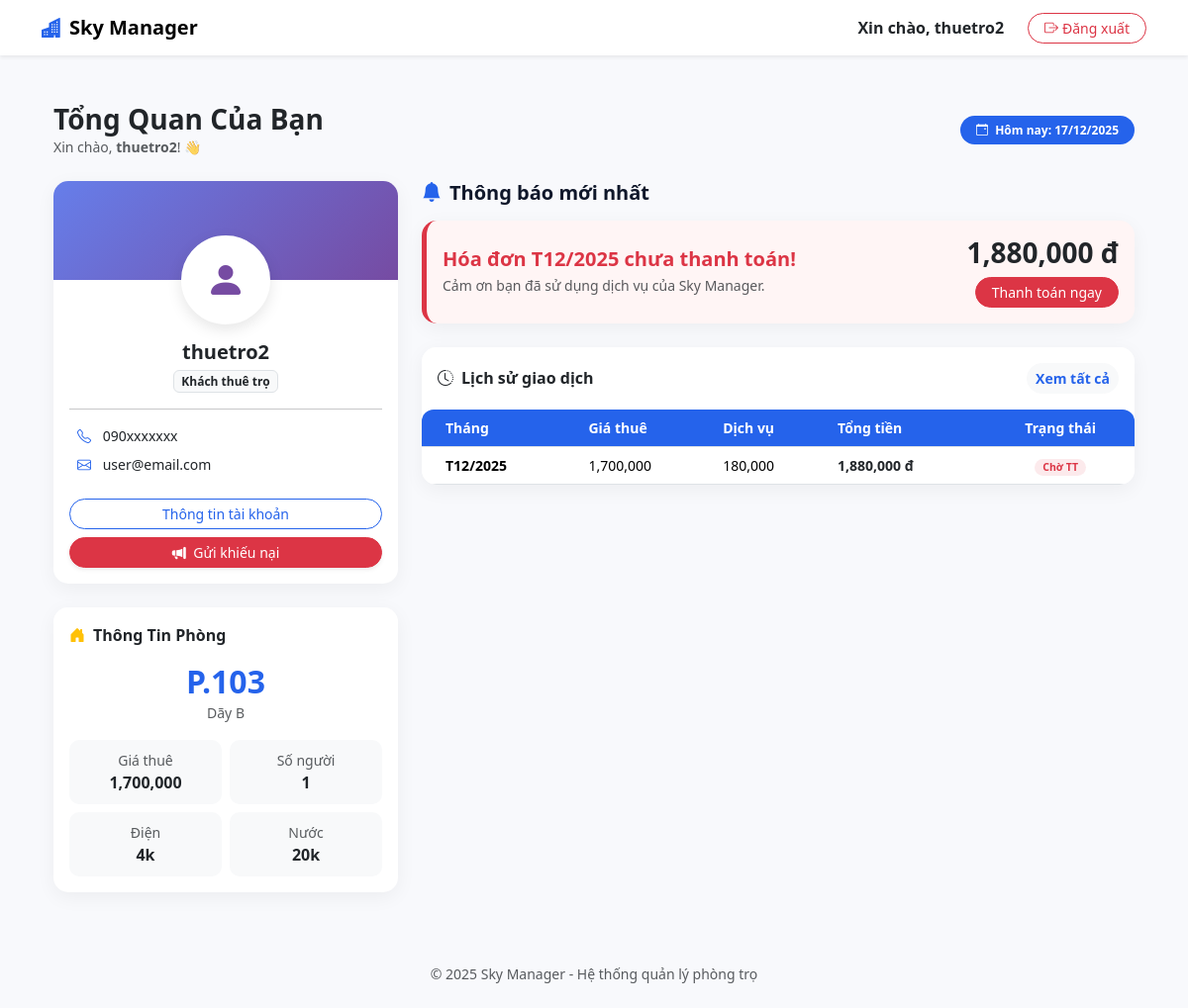
/index.php (signed in), run on the app's committed database.
### tables this page shows
CREATE TABLE `phong` (
  `maPhong` int(11) NOT NULL,
  `soPhong` varchar(20) NOT NULL,
  `tenDay` varchar(50) DEFAULT 'A',
  `soNguoi` int(11) NOT NULL DEFAULT 0,
  `giaPhong` int(11) NOT NULL,
  `trangThai` varchar(20) NOT NULL,
  `maNguoiThue` int(11) DEFAULT NULL,
  `tienDien` int(11) NOT NULL DEFAULT 0,
  `tienNuoc` int(11) NOT NULL DEFAULT 0
);

CREATE TABLE `hoadon` (
  `maHoaDon` int(11) NOT NULL,
  `maPhong` int(11) NOT NULL,
  `thang` int(2) NOT NULL,
  `nam` int(4) NOT NULL,
  `tienPhong` int(11) NOT NULL DEFAULT 0,
  `tienDien` int(11) NOT NULL DEFAULT 0,
  `tienNuoc` int(11) NOT NULL DEFAULT 0,
  `tongTien` int(11) NOT NULL DEFAULT 0,
  `trangThai` varchar(50) DEFAULT 'ChuaThanhToan',
  `maGiaoDichVNP` varchar(255) DEFAULT NULL,
  `ngayThanhToan` datetime DEFAULT NULL,
  `noiDung` text DEFAULT NULL
);

### App/Controllers/cDashboard.php (called while the page is built, shortened)
<?php
include_once('App/Models/mPhong.php');
include_once('App/Models/mHoaDon.php');
class controlDashboard {
    public function hienThiDashboardKhach() {
        $mPhong = new modelPhong();
        $mHoaDon = new modelHoaDon();
        $dsPhong = $mPhong->selectAllPhong();
        $myRoom = null;
        while($r = mysqli_fetch_assoc($dsPhong)) {
            if($r['maNguoiThue'] == $_SESSION['maNguoiDung']) {
                $myRoom = $r;
                break;
            }
        }
        $dsHoaDon = $mHoaDon->getHoaDonCuaNguoiDung($_SESSION['maNguoiDung']);
        $latestBill = null;
        $historyBills = [];
        if($dsHoaDon && mysqli_num_rows($dsHoaDon) > 0) {
            while($row = mysqli_fetch_assoc($dsHoaDon)) {
                $historyBills[] = $row;
            }
            $latestBill = $historyBills[0];
        }
        include_once('App/Views/dashboard/home_khach.php');
    }
}
?>

### App/Models/mPhong.php (called while the page is built, shortened)
<?php
class modelPhong {
    public function selectAllPhong() {
        $p = new clsKetNoi();
        $truyvan = "SELECT * FROM phong p LEFT JOIN nguoidung nd ON nd.maNguoiDung = p.maNguoiThue";
        $con = $p->moketnoi();
        $kq = mysqli_query($con, $truyvan);
        return $kq;
    }
}
?>

### App/Models/mHoaDon.php (called while the page is built, shortened)
<?php
class modelHoaDon {
    public function getHoaDonCuaNguoiDung($maNguoiDung) {
        $p = new clsKetNoi();
        $con = $p->moketnoi();
        $truyvan = "SELECT hd.*, p.soPhong, p.tenDay
                    FROM hoadon hd
                    JOIN phong p ON hd.maPhong = p.maPhong
                    WHERE p.maNguoiThue = '$maNguoiDung'
                    ORDER BY hd.nam DESC, hd.thang DESC";
        $kq = mysqli_query($con, $truyvan);
        return $kq;
    }
}
?>

### App/Views/dashboard/home_khach.php (the view, shortened to what this page needs)
<div class="container py-4">
    <div class="d-flex justify-content-between align-items-center mb-4">
        <div>
            <h3 class="fw-bold text-dark mb-0">Tổng Quan Của Bạn</h3>
            <p class="text-muted small mb-0">Xin chào, <b><?php echo $_SESSION['tenDangNhap']; ?></b>! 👋</p>
        </div>
        <div class="text-end">
            <span class="badge bg-primary rounded-pill px-3 py-2">
                <i class="bi bi-calendar-event me-1"></i> Hôm nay: <?php echo date('d/m/Y'); ?>
            </span>
        </div>
    </div>
    <div class="row g-4">
        <div class="col-lg-4">
            <div class="card card-profile mb-4 text-center">
                <div class="profile-header"></div>
                <div class="card-body pt-0">
                    <div class="d-flex justify-content-center">
                        <div class="avatar-circle"><i class="bi bi-person-fill"></i></div>
                    </div>
                    <h5 class="fw-bold mt-3 mb-1"><?php echo $_SESSION['tenDangNhap']; ?></h5>
                    <span class="badge bg-light text-dark border">Khách thuê trọ</span>
                    <hr class="my-3 opacity-25">
                    <div class="text-start px-2 small">
                        <div class="mb-2"><i class="bi bi-telephone me-2 text-primary"></i> 090xxxxxxx</div>
                        <div class="mb-2"><i class="bi bi-envelope me-2 text-primary"></i> user@email.com</div>
                    </div>
                    <div class="mt-4">
                        <a href="index.php?page=thongtincanhan" class="btn btn-outline-primary btn-sm w-100 rounded-pill mb-2">Thông tin tài khoản</a>
                        <a href="index.php?page=khieunai" class="btn btn-danger btn-sm w-100 rounded-pill shadow-sm">
                            <i class="bi bi-megaphone-fill me-1"></i> Gửi khiếu nại
                        </a>
                    </div>
                </div>
            </div>
            <div class="card card-profile">
                <div class="card-header bg-white border-0 fw-bold py-3">
                    <i class="bi bi-house-door-fill me-2 text-warning"></i>Thông Tin Phòng
                </div>
                <div class="card-body pt-0">
                    <?php if(isset($myRoom) && $myRoom): ?>
                        <div class="text-center mb-3">
                            <h2 class="fw-bold text-primary mb-0">P.<?php echo $myRoom['soPhong']; ?></h2>
                            <small class="text-muted">Dãy <?php echo $myRoom['tenDay']; ?></small>
                        </div>
                        <div class="row g-2">
                            <div class="col-6"><div class="stat-item"><small class="text-muted d-block">Giá thuê</small><b><?php echo number_format($myRoom['giaPhong']); ?></b></div></div>
                            <div class="col-6"><div class="stat-item"><small class="text-muted d-block">Số người</small><b><?php echo $myRoom['soNguoi']; ?></b></div></div>
                            <div class="col-6"><div class="stat-item"><small class="text-muted d-block">Điện</small><b>4k</b></div></div>
                            <div class="col-6"><div class="stat-item"><small class="text-muted d-block">Nước</small><b>20k</b></div></div>
                        </div>
                    <?php else: ?>
                        <div class="alert alert-warning small">Bạn chưa được gán vào phòng nào.</div>
                    <?php endif; ?>
                </div>
            </div>
        </div>
        <div class="col-lg-8">
            <div class="mb-4">
                <h5 class="fw-bold mb-3"><i class="bi bi-bell-fill text-primary me-2"></i>Thông báo mới nhất</h5>
                <?php if(isset($latestBill) && $latestBill): ?>
                    <div class="card card-profile bill-card <?php echo ($latestBill['trangThai'] == 'ChuaThanhToan') ? 'bill-unpaid' : 'bill-paid'; ?>">
                        <div class="card-body d-flex justify-content-between align-items-center flex-wrap gap-3">
                            <div>
                                <h5 class="fw-bold <?php echo ($latestBill['trangThai'] == 'ChuaThanhToan') ? 'text-danger' : 'text-success'; ?> mb-1">
                                    Hóa đơn T<?php echo $latestBill['thang'].'/'.$latestBill['nam']; ?>
                                    <?php echo ($latestBill['trangThai'] == 'ChuaThanhToan') ? 'chưa thanh toán' : 'đã hoàn thành'; ?>!
                                </h5>
                                <p class="mb-0 text-muted small">Cảm ơn bạn đã sử dụng dịch vụ của Sky Manager.</p>
                            </div>
                            <div class="text-end">
                                <h3 class="fw-bold mb-0"><?php echo number_format($latestBill['tongTien']); ?> đ</h3>
                                <?php if($latestBill['trangThai'] == 'ChuaThanhToan'): ?>
                                    <a href="index.php?page=hoadon" class="btn btn-danger btn-sm rounded-pill mt-2 px-3">Thanh toán ngay</a>
                                <?php else: ?>
                                    <span class="badge bg-success rounded-pill px-3 py-2 mt-2">Thành công</span>
                                <?php endif; ?>
                            </div>
                        </div>
                    </div>
                <?php else: ?>
                    <div class="alert alert-info border-0 rounded-3 shadow-sm">Bạn chưa có hóa đơn nào.</div>
                <?php endif; ?>
            </div>
            <div class="card card-profile">
                <div class="card-header bg-white border-0 py-3 d-flex justify-content-between align-items-center">
                    <h6 class="fw-bold mb-0"><i class="bi bi-clock-history me-2"></i>Lịch sử giao dịch</h6>
                    <a href="index.php?page=hoadon" class="btn btn-light btn-sm text-primary fw-bold rounded-pill">Xem tất cả</a>
                </div>
                <div class="card-body p-0">
                    <div class="table-responsive">
                        <table class="table table-hover align-middle mb-0">
                            <thead class="bg-light small">
                                <tr>
                                    <th class="ps-4">Tháng</th>
                                    <th>Giá thuê</th>
                                    <th>Dịch vụ</th>
                                    <th>Tổng tiền</th>
                                    <th class="text-center">Trạng thái</th>
                                </tr>
                            </thead>
                            <tbody class="small">
                                <?php if(isset($historyBills) && !empty($historyBills)): ?>
                                    <?php foreach(array_slice($historyBills, 0, 5) as $hd): ?>
                                        <tr>
                                            <td class="ps-4 fw-bold">T<?php echo $hd['thang'].'/'.$hd['nam']; ?></td>
                                            <td><?php echo number_format($hd['tienPhong']); ?></td>
                                            <td><?php echo number_format($hd['tienDien'] + $hd['tienNuoc']); ?></td>
                                            <td class="fw-bold text-dark"><?php echo number_format($hd['tongTien']); ?> đ</td>
                                            <td class="text-center">
                                                <span class="badge bg-<?php echo ($hd['trangThai']=='DaThanhToan')?'success':'danger'; ?> bg-opacity-10 text-<?php echo ($hd['trangThai']=='DaThanhToan')?'success':'danger'; ?> rounded-pill px-2">
                                                    <?php echo ($hd['trangThai']=='DaThanhToan')?'Thành công':'Chờ TT'; ?>
                                                </span>
                                            </td>
                                        </tr>
                                    <?php endforeach; ?>
                                <?php else: ?>
                                    <tr><td colspan="5" class="text-center py-4 text-muted">Chưa có dữ liệu.</td></tr>
                                <?php endif; ?>
                            </tbody>
                        </table>
                    </div>
                </div>
            </div>
        </div>
    </div>
</div>

### public/css/style.css (style rules this page uses)
:root { --na-primary: #2563eb; --na-primary-2: #1e40af; --na-accent: #f59e0b; --na-ink: #0f172a; --na-muted: #64748b; --na-bg: #f8fafc; --na-card: #ffffff; --na-success: #16a34a; --na-danger: #dc2626; --na-warning: #facc15; --na-border: #e5e7eb; --shadow-soft: 0 8px 24px rgba(0,0,0,.08); }
body { color:var(--na-ink); background:var(--na-bg) }
.btn-outline-primary { --bs-btn-color:var(--na-primary); --bs-btn-border-color:var(--na-primary); --bs-btn-hover-bg:var(--na-primary); --bs-btn-hover-border-color:var(--na-primary) }
.text-primary { color:var(--na-primary)!important }
.bg-primary { background-color:var(--na-primary)!important }
.table thead th { background-color: var(--na-primary); color: white; }
.table { border-radius: 12px; overflow: hidden; }

### index.php (style rules this page uses)
body { background-color: #f8f9fc; }

### App/Views/dashboard/home_khach.php (style rules this page uses)
.card-profile { border: none; border-radius: 15px; background: #fff; box-shadow: 0 5px 20px rgba(0,0,0,0.05); overflow: hidden; }
.profile-header { background: linear-gradient(135deg, #667eea 0%, #764ba2 100%); height: 100px; }
.avatar-circle { width: 90px; height: 90px; background: #fff; border-radius: 50%; display: flex; align-items: center; justify-content: center; font-size: 2.5rem; color: #764ba2; border: 4px solid #fff; margin-top: -45px; box-shadow: 0 5px 15px rgba(0,0,0,0.1); }
.stat-item { background: #f8f9fa; border-radius: 10px; padding: 10px; text-align: center; }
.bill-card { border-left: 5px solid; }
.bill-unpaid { border-color: #dc3545; background: #fff5f5; }

### data on the page
phong: soPhong "103", tenDay "B", giaPhong "1,700,000", soNguoi "1"
hoadon: thang "12", nam "2025", tongTien "1,880,000", tienPhong "1,700,000", $hd['tienDien'] + $hd['tienNuoc'] "180,000", trangThai "Chờ TT"

### other printed values
$_SESSION['tenDangNhap'] "thuetro2"
